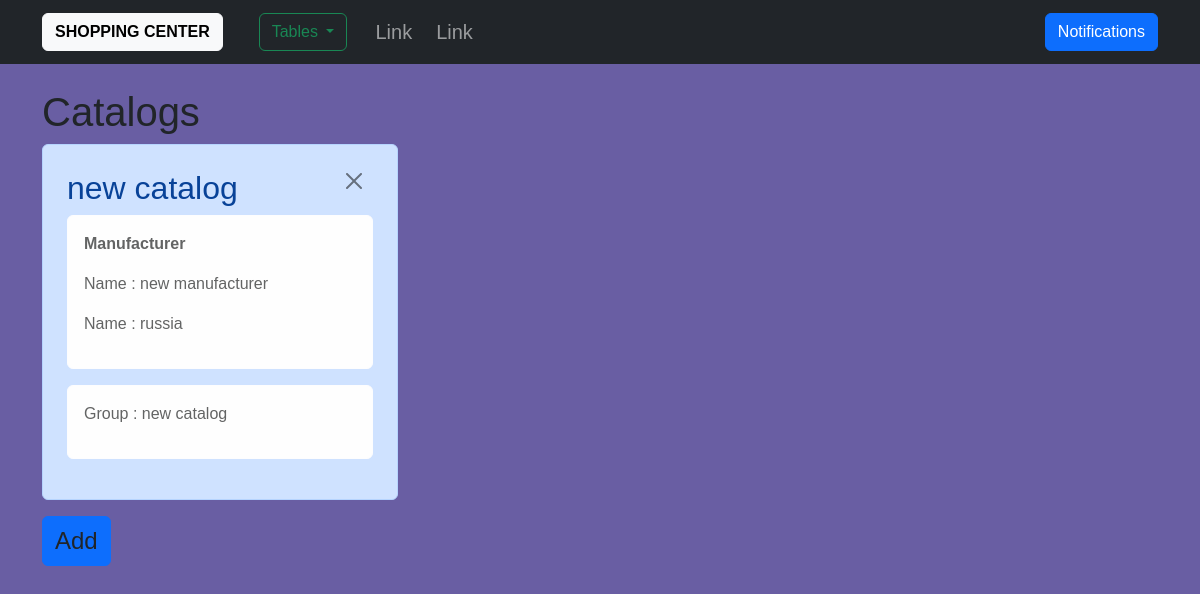
Page /catalogs on the earlier database version.
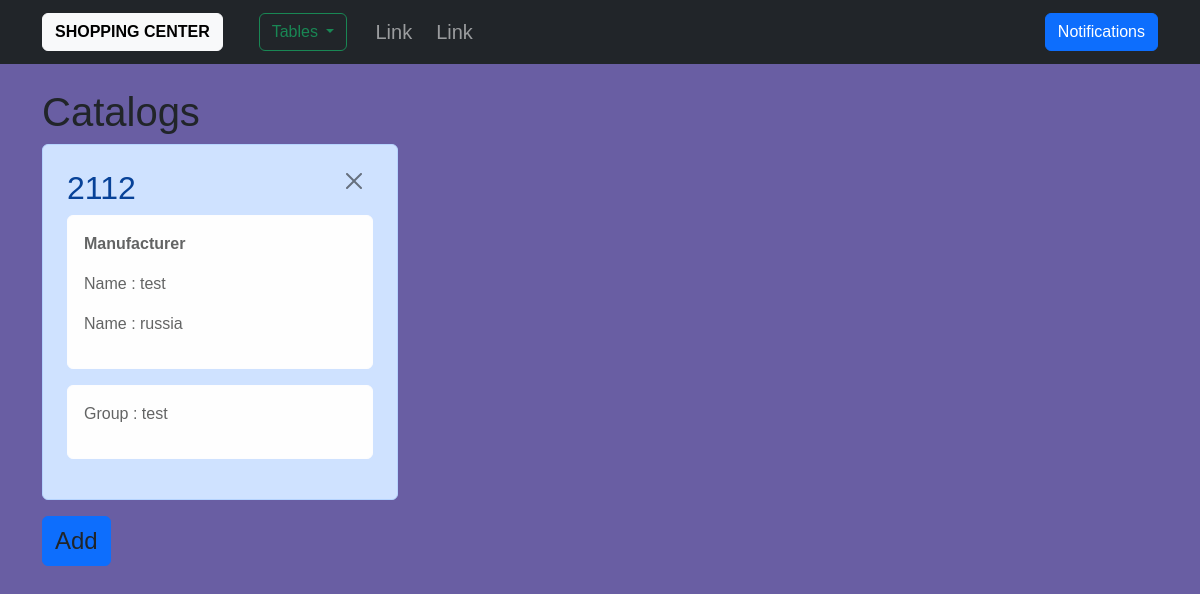
Same page on the later database version.
### app/models.py (models this page shows, shortened)
class Catalog(db.Model):
    id = db.Column(db.Integer, primary_key=True)
    name = db.Column(db.String(50), unique=True, nullable=False)
    supplies = db.relationship('Supply', backref='catalog', lazy='dynamic')
    manufacturer_id = db.Column(db.Integer, db.ForeignKey('manufacturer.id'), nullable=True)
    group_id = db.Column(db.Integer, db.ForeignKey('group.id'), nullable=True)

class Manufacturer(db.Model):
    id = db.Column(db.Integer, primary_key=True)
    name = db.Column(db.String(50), unique=True, nullable=False)
    country = db.Column(db.String(50), unique=True, nullable=False)
    catalogs = db.relationship('Catalog', backref='manufacturer', lazy='dynamic')

class Group(db.Model):
    id = db.Column(db.Integer, primary_key=True)
    name = db.Column(db.String(50), unique=True, nullable=False)
    catalogs = db.relationship('Catalog', backref='group', lazy='dynamic')

### app/tables/handlers/view_handlers.py (the view)
@tb.route('/catalogs')
def catalogs_table_view():
    data = Catalog.query.all()
    return render_template('tables/view/catalogs.html', title='Catalogs', data=data)

### app/routes.py (called while the page is built)
@app.context_processor
def context_processor():
    return dict(notifications=Notifications.query.order_by(Notifications.date.desc()).all())

### templates/tables/view/catalogs.html
{% extends "tables/view/table.html" %}
{% block data %}
    <div class="row">
        {% if data %}
            {% for item in data %}
                <div class="col-4">
                    <div class="p-4 alert alert-primary">
                        <div class="row">
                            <div class="col-10">
                                <h2>{{ item.name }}</h2>
                            </div>
                            <div class="col-2 justify-content-end">
                                <a href="{{ url_for('tables.catalogs_table_delete', id=item.id) }}">
                                        <button type="button" class="btn-close" data-bs-dismiss="modal" aria-label="Close"></button>
                                </a>
                            </div>
                        </div>
                        <div class="alert alert-light">
                            <p><b>Manufacturer</b></p>
                            <p>Name : {{ item.manufacturer.name }}</p>
                            <p>Name : {{ item.manufacturer.country }}</p>
                        </div>
                        <div class="alert alert-light">
                            <p>Group : {{ item.group.name }}</p>
                        </div>
                    </div>
                </div>
            {% endfor %}
        {% else %}
            <div class="col-4">
                    <div class="p-4 alert alert-primary">
                        <h3><b>Table is empty</b></h3>
                    </div>
                </div>
        {% endif %}
    </div>
{% endblock %}
{% block add_link %}
    {{ url_for('tables.catalogs_table_add') }}
{% endblock %}

Differences in the rows shown:
changed Catalog "russia": name "new catalog" → "2112"; manufacturer.name "new manufacturer" → "test"; group.name "new catalog" → "test"
